Frame 1 (no input): blank canvas, image omitted
Frame 60 (no input): blank canvas, image omitted
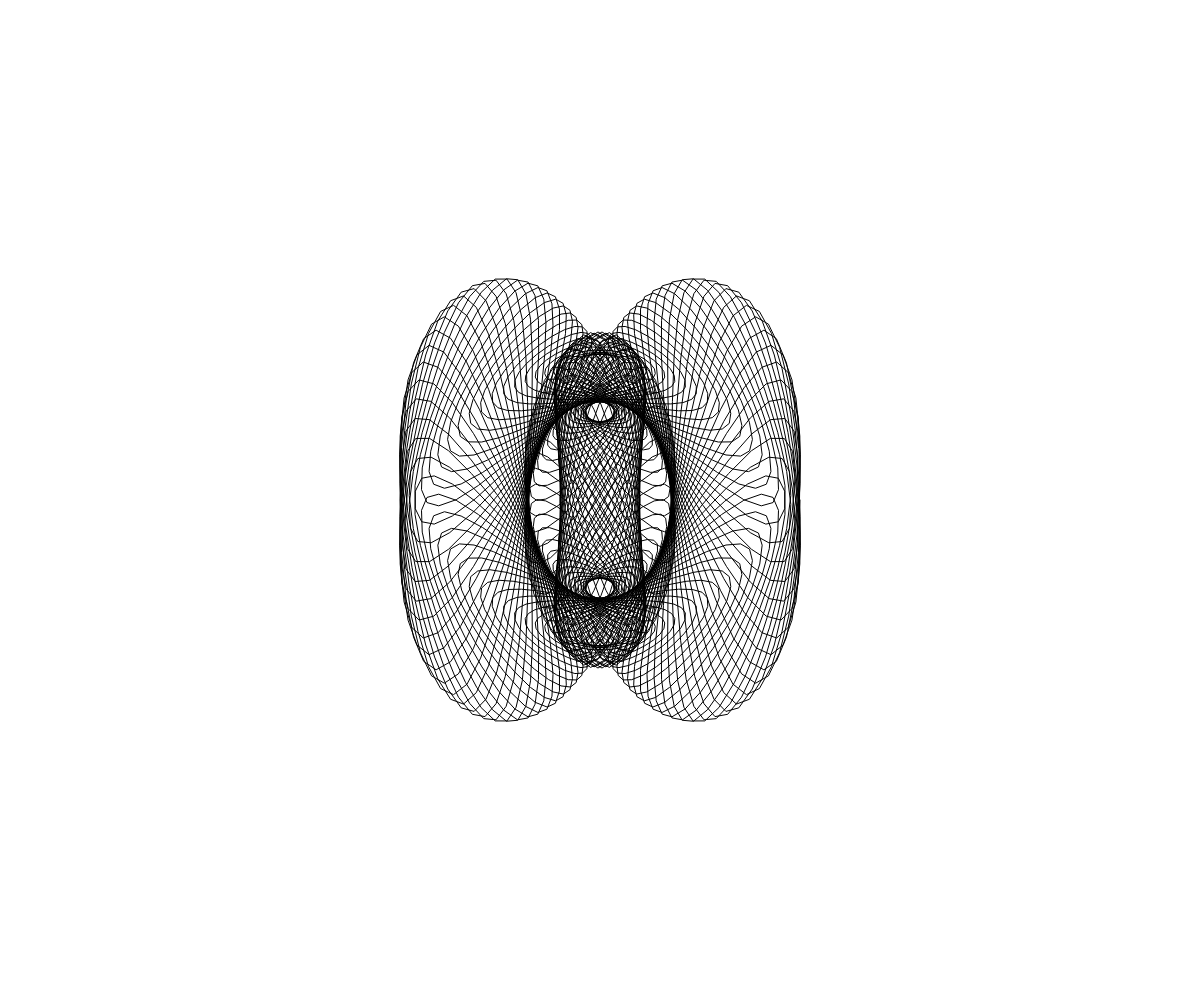
Frame 120 (the mouse pressed at the canvas centre since frame 60)

The p5.js sketch whose frames 1 and 60 were blank and that drew this single picture after the mouse press (run headless with seeded random() and noise() and a simulated clock; from frame 60 on, the mouse is pressed at the canvas centre):

// p5.js sketch
// ── sketch.js
// JOUR 6 : COURBES TOURNANTES
// Thème : Lights on/off.

let NP = 480, PI = Math.PI;
let N = 4000, T1 = 1, T2 = 100, H1 = 1, H2 = 1, K1 = 1, K2 = 2, R1 = NP / 6, R2 = NP / 4;
let lightOn = false;

function setup() {
  createCanvas(windowWidth, windowHeight);
}

function draw() {
  // Effet "Digital Light"
  if (lightOn) {
    background(255); // Lumière ON : Fond blanc
    stroke(0);       // Courbes noires
  } else {
    background(0);   // Lumière OFF : Fond noir
    stroke(255);     // Courbes blanches (visibles seulement via le masque)
  }

  translate(width / 2, height / 2);

  // Si la lumière est éteinte, on crée un "spotlight" avec la souris
  if (!lightOn) {
    let mx = mouseX - width / 2;
    let my = mouseY - height / 2;
    
    // On dessine seulement les points proches de la souris
    for (let I = 0; I < N; I += 2) {
      let S_ = cos(4 * PI * I / N) * .4 + .6;
      let AN = 2 * PI * I / N;
      let C1 = cos(H1 * AN * T1), S1 = sin(H2 * AN * T1);
      let C2 = S_ * cos(K1 * AN * T2), S2 = S_ * sin(K2 * AN * T2);
      
      let X = R1 * C1 + R2 * (C1 * C2 - S1 * S2);
      let Y = (R1 * S1 + R2 * (S1 * C2 + C1 * S2)) * 1.4;

      // Calcul de la distance entre la souris et le point de la courbe
      let d = dist(mx, my, X, Y);
      if (d < 100) { // Rayon de la lampe de poche
        point(X, Y);
      }
    }
  } else {
    // Lumière allumée : on trace tout normalement
    beginShape();
    for (let I = 0; I < N; I++) {
      let S_ = cos(4 * PI * I / N) * .4 + .6;
      let AN = 2 * PI * I / N;
      let C1 = cos(H1 * AN * T1), S1 = sin(H2 * AN * T1);
      let C2 = S_ * cos(K1 * AN * T2), S2 = S_ * sin(K2 * AN * T2);
      let X = R1 * C1 + R2 * (C1 * C2 - S1 * S2);
      let Y = (R1 * S1 + R2 * (S1 * C2 + C1 * S2)) * 1.4;
      vertex(X, Y);
    }
    endShape();
  }
}

// Clique pour allumer ou éteindre la lumière
function mousePressed() {
  lightOn = !lightOn;
}
